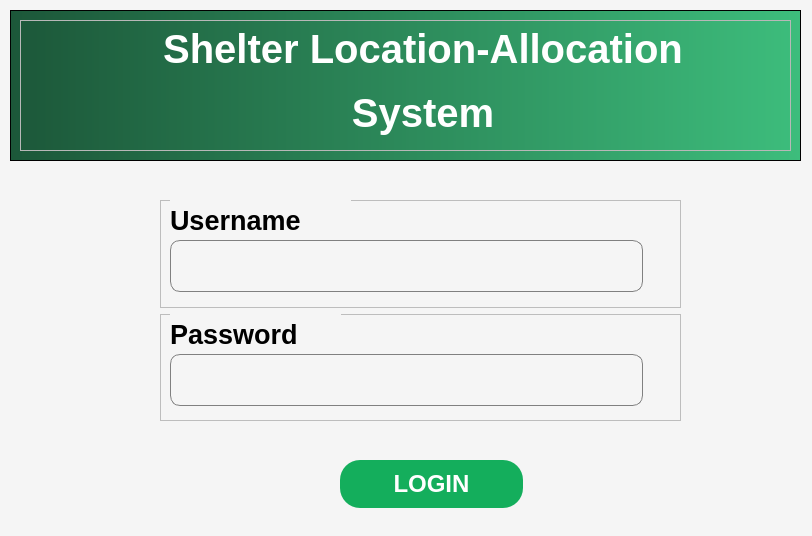
<?xml version="1.0" encoding="UTF-8"?>
<ui version="4.0">
 <class>Dialog</class>
 <widget class="QDialog" name="Dialog">
  <property name="geometry">
   <rect>
    <x>0</x>
    <y>0</y>
    <width>812</width>
    <height>536</height>
   </rect>
  </property>
  <property name="font">
   <font>
    <weight>75</weight>
    <bold>true</bold>
   </font>
  </property>
  <property name="windowTitle">
   <string>Dialog</string>
  </property>
  <property name="styleSheet">
   <string notr="true">background-color: #F5F5F5;</string>
  </property>
  <widget class="QWidget" name="widget" native="true">
   <property name="geometry">
    <rect>
     <x>10</x>
     <y>10</y>
     <width>791</width>
     <height>151</height>
    </rect>
   </property>
   <widget class="QFrame" name="frame">
    <property name="geometry">
     <rect>
      <x>0</x>
      <y>0</y>
      <width>791</width>
      <height>151</height>
     </rect>
    </property>
    <property name="styleSheet">
     <string notr="true">QWidget {
		background: qlineargradient(spread:pad, x1:0, y1:0, x2:1, y2:0, stop:0 rgba(28, 87, 57, 255), stop:1 rgba(61, 189, 124, 255));
}</string>
    </property>
    <property name="frameShape">
     <enum>QFrame::StyledPanel</enum>
    </property>
    <property name="frameShadow">
     <enum>QFrame::Raised</enum>
    </property>
    <layout class="QHBoxLayout" name="horizontalLayout">
     <item>
      <widget class="QFrame" name="frame_2">
       <property name="styleSheet">
        <string notr="true">* {
	background-color: none;
	color: white;
}</string>
       </property>
       <property name="frameShape">
        <enum>QFrame::StyledPanel</enum>
       </property>
       <property name="frameShadow">
        <enum>QFrame::Raised</enum>
       </property>
       <widget class="QWidget" name="layoutWidget">
        <property name="geometry">
         <rect>
          <x>60</x>
          <y>0</y>
          <width>686</width>
          <height>121</height>
         </rect>
        </property>
        <layout class="QVBoxLayout" name="verticalLayout">
         <item>
          <widget class="QLabel" name="label">
           <property name="font">
            <font>
             <pointsize>30</pointsize>
             <weight>75</weight>
             <bold>true</bold>
            </font>
           </property>
           <property name="text">
            <string>Shelter Location-Allocation</string>
           </property>
           <property name="alignment">
            <set>Qt::AlignCenter</set>
           </property>
          </widget>
         </item>
         <item>
          <widget class="QLabel" name="label_2">
           <property name="font">
            <font>
             <pointsize>30</pointsize>
             <weight>75</weight>
             <bold>true</bold>
            </font>
           </property>
           <property name="text">
            <string>System</string>
           </property>
           <property name="alignment">
            <set>Qt::AlignCenter</set>
           </property>
          </widget>
         </item>
        </layout>
       </widget>
      </widget>
     </item>
    </layout>
   </widget>
  </widget>
  <widget class="QPushButton" name="pushButton">
   <property name="geometry">
    <rect>
     <x>340</x>
     <y>460</y>
     <width>183</width>
     <height>48</height>
    </rect>
   </property>
   <property name="minimumSize">
    <size>
     <width>183</width>
     <height>48</height>
    </size>
   </property>
   <property name="font">
    <font>
     <pointsize>18</pointsize>
     <weight>75</weight>
     <bold>true</bold>
    </font>
   </property>
   <property name="styleSheet">
    <string notr="true">* {
	border: none;
	border-radius: 20px;
	background: #14AE5C;
	color: white;
}</string>
   </property>
   <property name="text">
    <string>LOGIN</string>
   </property>
  </widget>
  <widget class="QWidget" name="layoutWidget">
   <property name="geometry">
    <rect>
     <x>160</x>
     <y>200</y>
     <width>521</width>
     <height>221</height>
    </rect>
   </property>
   <layout class="QVBoxLayout" name="verticalLayout_2">
    <item>
     <widget class="QFrame" name="frame_3">
      <property name="frameShape">
       <enum>QFrame::StyledPanel</enum>
      </property>
      <property name="frameShadow">
       <enum>QFrame::Raised</enum>
      </property>
      <widget class="QLabel" name="label_3">
       <property name="geometry">
        <rect>
         <x>10</x>
         <y>0</y>
         <width>181</width>
         <height>41</height>
        </rect>
       </property>
       <property name="font">
        <font>
         <pointsize>20</pointsize>
         <weight>75</weight>
         <bold>true</bold>
        </font>
       </property>
       <property name="text">
        <string>Username</string>
       </property>
      </widget>
      <widget class="QLineEdit" name="lineEdit">
       <property name="geometry">
        <rect>
         <x>10</x>
         <y>40</y>
         <width>473</width>
         <height>52</height>
        </rect>
       </property>
       <property name="styleSheet">
        <string notr="true">QLineEdit {
	border: 1px solid grey;
	border-radius: 10px;
}</string>
       </property>
      </widget>
     </widget>
    </item>
    <item>
     <widget class="QFrame" name="frame_4">
      <property name="frameShape">
       <enum>QFrame::StyledPanel</enum>
      </property>
      <property name="frameShadow">
       <enum>QFrame::Raised</enum>
      </property>
      <widget class="QLabel" name="label_5">
       <property name="geometry">
        <rect>
         <x>10</x>
         <y>0</y>
         <width>171</width>
         <height>41</height>
        </rect>
       </property>
       <property name="font">
        <font>
         <pointsize>20</pointsize>
         <weight>75</weight>
         <bold>true</bold>
        </font>
       </property>
       <property name="text">
        <string>Password</string>
       </property>
      </widget>
      <widget class="QLineEdit" name="lineEdit_2">
       <property name="geometry">
        <rect>
         <x>10</x>
         <y>40</y>
         <width>473</width>
         <height>52</height>
        </rect>
       </property>
       <property name="styleSheet">
        <string notr="true">QLineEdit {
	border: 1px solid grey;
	border-radius: 10px;
}</string>
       </property>
      </widget>
     </widget>
    </item>
   </layout>
  </widget>
 </widget>
 <resources/>
 <connections/>
</ui>
